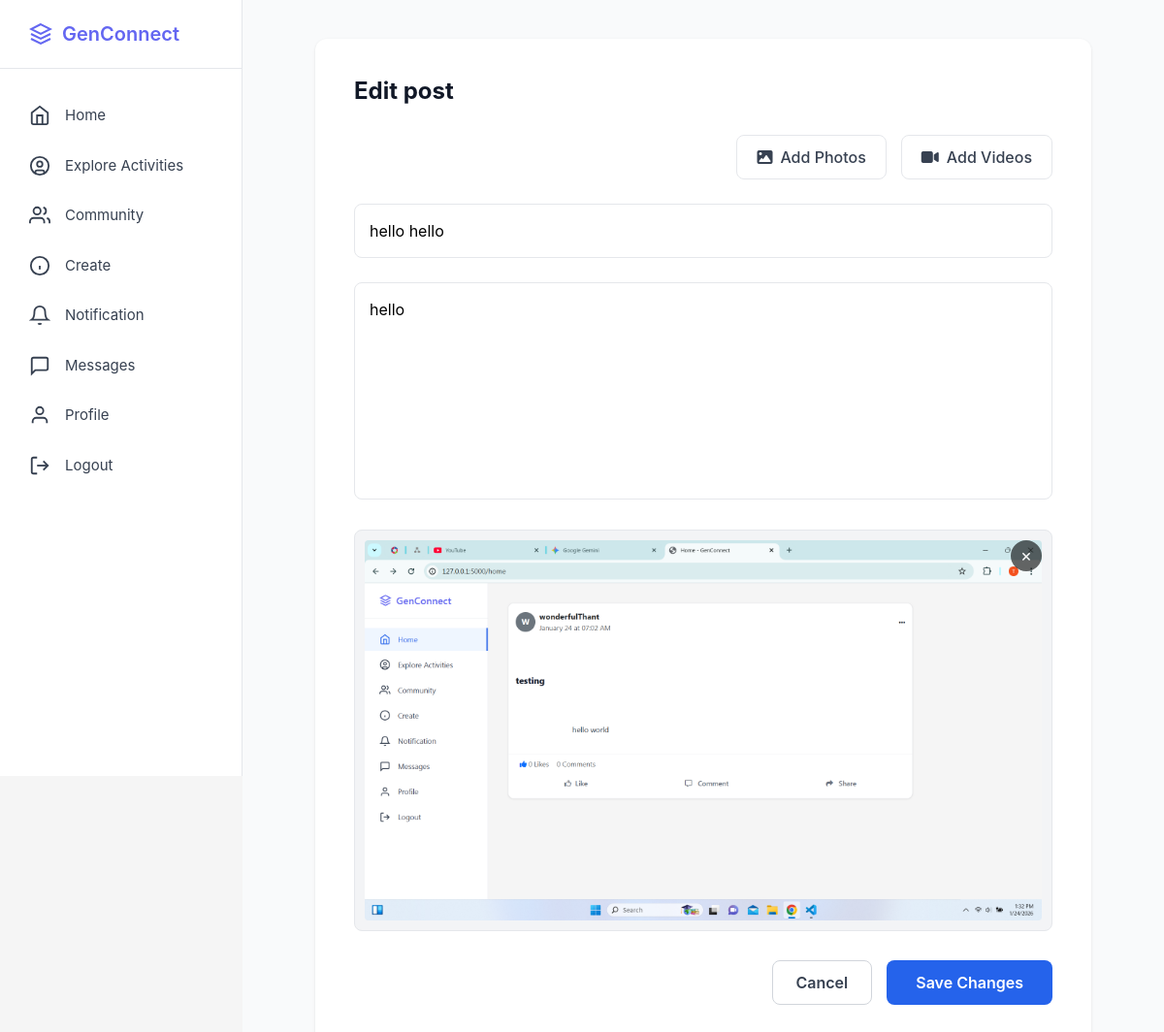
The page /edit_post/2 (signed in) on the database its author committed.
### app.py (models this page shows, shortened)
class Post(db.Model):
    __tablename__ = 'posts'
    id = db.Column(db.Integer, primary_key=True)
    title = db.Column(db.String(200), nullable=True)
    content = db.Column(db.Text, nullable=False)
    media_file = db.Column(db.String(255), nullable=True) # Replaces image_url
    media_type = db.Column(db.String(10), nullable=True)  # 'image' or 'video'
    user_id = db.Column(db.Integer, db.ForeignKey('users.id'), nullable=False)
    created_at = db.Column(db.DateTime, default=datetime.utcnow)
    comments = db.relationship('Comment', backref='post', lazy=True, cascade='all, delete-orphan')
    likes = db.relationship('Like', backref='post', lazy=True, cascade='all, delete-orphan')

### app.py (the view, shortened to what this page needs)
@app.route('/edit_post/<int:post_id>', methods=['GET', 'POST'])
def edit_post(post_id):
    if 'user_id' not in session: return redirect(url_for('login'))
    post = Post.query.get_or_404(post_id)
    if post.user_id != session['user_id']:
        flash('You are not authorized to edit this post.', 'error')
        return redirect(url_for('home'))
    return render_template('edit_post.html', post=post)

### templates/edit_post.html (shortened to what this page needs)
{% extends "base.html" %}
{% block extra_css %}
<link rel="stylesheet" href="https://cdnjs.cloudflare.com/ajax/libs/font-awesome/6.4.0/css/all.min.css">
{% endblock %}
{% block content %}
<div class="page-container">
    <aside class="sidebar">
        <div class="sidebar-logo">
            <a href="/" class="logo">
                <svg width="24" height="24" viewBox="0 0 24 24" fill="none" stroke="currentColor" stroke-width="2">
                    <path d="M12 2L2 7l10 5 10-5-10-5z"/>
                    <path d="M2 17l10 5 10-5"/>
                    <path d="M2 12l10 5 10-5"/>
                </svg>
                <span>GenConnect</span>
            </a>
        </div>
        <ul class="sidebar-nav">
            <li>
                <a href="{{ url_for('home') }}">
                    <svg width="24" height="24" viewBox="0 0 24 24" fill="none" stroke="currentColor" stroke-width="2">
                        <path d="m3 9 9-7 9 7v11a2 2 0 0 1-2 2H5a2 2 0 0 1-2-2z"/>
                        <polyline points="9 22 9 12 15 12 15 22"/>
                    </svg>
                    <span>Home</span>
                </a>
            </li>
            <li>
                <a href="#">
                    <svg width="24" height="24" viewBox="0 0 24 24" fill="none" stroke="currentColor" stroke-width="2">
                        <circle cx="12" cy="12" r="10"/>
                        <circle cx="12" cy="10" r="3"/>
                        <path d="M7 20.662V19a2 2 0 0 1 2-2h6a2 2 0 0 1 2 2v1.662"/>
                    </svg>
                    <span>Explore Activities</span>
                </a>
            </li>
            <li>
                <a href="#">
                    <svg width="24" height="24" viewBox="0 0 24 24" fill="none" stroke="currentColor" stroke-width="2">
                        <path d="M17 21v-2a4 4 0 0 0-4-4H5a4 4 0 0 0-4 4v2"/>
                        <circle cx="9" cy="7" r="4"/>
                        <path d="M23 21v-2a4 4 0 0 0-3-3.87"/>
                        <path d="M16 3.13a4 4 0 0 1 0 7.75"/>
                    </svg>
                    <span>Community</span>
                </a>
            </li>
            <li>
                <a href="{{ url_for('create_post') }}">
                    <svg width="24" height="24" viewBox="0 0 24 24" fill="none" stroke="currentColor" stroke-width="2">
                        <circle cx="12" cy="12" r="10"/>
                        <line x1="12" y1="16" x2="12" y2="12"/>
                        <line x1="12" y1="8" x2="12.01" y2="8"/>
                    </svg>
                    <span>Create</span>
                </a>
            </li>
            <li>
                <a href="/notifications">
                    <svg width="24" height="24" viewBox="0 0 24 24" fill="none" stroke="currentColor" stroke-width="2">
                        <path d="M18 8A6 6 0 0 0 6 8c0 7-3 9-3 9h18s-3-2-3-9"/>
                        <path d="M13.73 21a2 2 0 0 1-3.46 0"/>
                    </svg>
                    <span>Notification</span>
                </a>
            </li>
            <li>
                <a href="{{ url_for('messages') }}">
                    <svg width="24" height="24" viewBox="0 0 24 24" fill="none" stroke="currentColor" stroke-width="2">
                        <path d="M21 15a2 2 0 0 1-2 2H7l-4 4V5a2 2 0 0 1 2-2h14a2 2 0 0 1 2 2z"/>
                    </svg>
                    <span>Messages</span>
                </a>
            </li>
            <li>
                <a href="{{ url_for('profile') }}">
                    <svg width="24" height="24" viewBox="0 0 24 24" fill="none" stroke="currentColor" stroke-width="2">
                        <path d="M20 21v-2a4 4 0 0 0-4-4H8a4 4 0 0 0-4 4v2"/>
                        <circle cx="12" cy="7" r="4"/>
                    </svg>
                    <span>Profile</span>
                </a>
            </li>
            <li>
                <a href="{{ url_for('logout') }}">
                    <svg width="24" height="24" viewBox="0 0 24 24" fill="none" stroke="currentColor" stroke-width="2">
                        <path d="M9 21H5a2 2 0 0 1-2-2V5a2 2 0 0 1 2-2h4"/>
                        <polyline points="16 17 21 12 16 7"/>
                        <line x1="21" y1="12" x2="9" y2="12"/>
                    </svg>
                    <span>Logout</span>
                </a>
            </li>
        </ul>
    </aside>
    <main class="main-content-area">
        <div class="create-post-card">
            <h1 class="page-title">Edit post</h1>
            <form action="{{ url_for('edit_post', post_id=post.id) }}" method="POST" enctype="multipart/form-data">
                <div class="media-buttons">
                    <label class="media-btn">
                        <i class="fas fa-image"></i> Add Photos
                    </label>
                    <label class="media-btn">
                        <i class="fas fa-video"></i> Add Videos
                    </label>
                </div>
                <div class="form-group">
                    <input type="text" name="title" class="form-control-lg" placeholder="Title*" value="{{ post.title if post.title else '' }}">
                </div>
                <div class="form-group">
                    <textarea name="content" class="form-control-lg" rows="8" placeholder="Body text (optional)" style="resize: none;">{{ post.content }}</textarea>
                </div>
                {% if post.media_file %}
                <div class="form-group" id="current-media-section">
                    <div class="media-preview-container">
                        {% if post.media_type == 'video' %}
                            <video src="{{ url_for('uploaded_file', filename=post.media_file) }}" controls></video>
                        {% else %}
                            <img src="{{ url_for('uploaded_file', filename=post.media_file) }}" alt="Post content">
                        {% endif %}
                        <button type="button" class="btn-delete-media" onclick="markMediaForDeletion()" title="Remove media">
                            &times;
                        </button>
                    </div>
                </div>
                {% endif %}
                <div class="action-buttons">
                    <a href="{{ url_for('post_details', post_id=post.id) }}" class="btn-cancel">Cancel</a>
                    <button type="submit" class="btn-post">Save Changes</button>
                </div>
            </form>
        </div>
    </main>
</div>
{% endblock %}

### templates/base.html (style rules this page uses)
* { margin: 0; padding: 0; box-sizing: border-box; }
body { font-family: -apple-system, BlinkMacSystemFont, 'Segoe UI', Roboto, Oxygen, Ubuntu, Cantarell, sans-serif; background-color: #f5f5f5; color: #333; }
.logo { display: flex; align-items: center; gap: 10px; font-size: 20px; font-weight: 600; color: #6366f1; text-decoration: none; }
.logo svg { width: 24px; height: 24px; }
.sidebar { position: fixed; left: 0; top: 60px; width: 250px; height: calc(100vh - 60px); background-color: white; border-right: 1px solid #e0e0e0; padding: 20px 0; }
.sidebar-nav { list-style: none; }
.sidebar-nav li { margin: 5px 0; }
.sidebar-nav a { display: flex; align-items: center; gap: 15px; padding: 12px 30px; text-decoration: none; color: #333; transition: background-color 0.2s; }
.sidebar-nav svg { width: 22px; height: 22px; }

### templates/edit_post.html (style rules this page uses)
.page-container { display: flex; min-height: 100vh; }
.sidebar { width: 250px; background-color: white; border-right: 1px solid #e5e7eb; padding: 20px 0; position: sticky; top: 0; height: 100vh; flex-shrink: 0; display: flex; flex-direction: column; }
.sidebar-logo { padding: 0 30px 20px; border-bottom: 1px solid #e5e7eb; margin-bottom: 20px; }
.logo { display: flex; align-items: center; gap: 10px; font-size: 20px; font-weight: 600; color: #6366f1; text-decoration: none; font-family: inherit; }
.sidebar-nav { list-style: none; padding: 0; margin: 0; }
.sidebar-nav li { margin: 5px 0; }
.sidebar-nav a { display: flex; align-items: center; gap: 15px; padding: 12px 30px; text-decoration: none; color: #374151; transition: all 0.2s; font-size: 15px; font-family: inherit; }
.main-content-area { flex: 1; padding: 40px; background-color: #f9fafb; }
.create-post-card { max-width: 800px; margin: 0 auto; background: white; border-radius: 12px; box-shadow: 0 1px 3px rgba(0, 0, 0, 0.1); padding: 40px; overflow: visible; }
.page-title { font-size: 24px; font-weight: 700; margin-bottom: 30px; color: #111827; font-family: inherit; }
.form-group { margin-bottom: 25px; }
.form-control-lg { border: 1px solid #e5e7eb; border-radius: 8px; padding: 15px; font-size: 16px; width: 100%; transition: border-color 0.2s; font-family: inherit; }
.media-buttons { display: flex; gap: 15px; margin-bottom: 25px; justify-content: flex-end; }
.media-btn { display: inline-flex; align-items: center; gap: 8px; padding: 10px 20px; border: 1px solid #e5e7eb; border-radius: 8px; background: white; cursor: pointer; font-weight: 500; color: #374151; transition: all 0.2s; font-family: inherit; margin-bottom: 0; }
.media-preview-container { position: relative; margin-bottom: 25px; background: #f3f4f6; border-radius: 8px; overflow: hidden; display: flex; justify-content: center; align-items: center; padding: 10px; border: 1px solid #e5e7eb; }
.media-preview-container img, .media-preview-container video { max-height: 400px; max-width: 100%; object-fit: contain; border-radius: 4px; }
.btn-delete-media { position: absolute; top: 10px; right: 10px; background-color: rgba(0, 0, 0, 0.6); color: white; border: none; border-radius: 50%; width: 32px; height: 32px; font-size: 18px; line-height: 1; cursor: pointer; display: flex; justify-content: center; align-items: center; transition: background-color 0.2s; z-index: 10; }
.action-buttons { display: flex; justify-content: flex-end; gap: 15px; margin-top: 30px; }
.btn-cancel { padding: 10px 24px; border: 1px solid #d1d5db; background: white; color: #374151; border-radius: 8px; font-weight: 600; cursor: pointer; text-decoration: none; display: flex; align-items: center; font-family: inherit; transition: all 0.2s; }
.btn-post { padding: 10px 30px; background: #2563eb; color: white; border: none; border-radius: 8px; font-weight: 600; cursor: pointer; font-family: inherit; transition: background-color 0.2s; }

### rows shown on the page
Post: title "hello hello", content "hello", media_file (picture)
